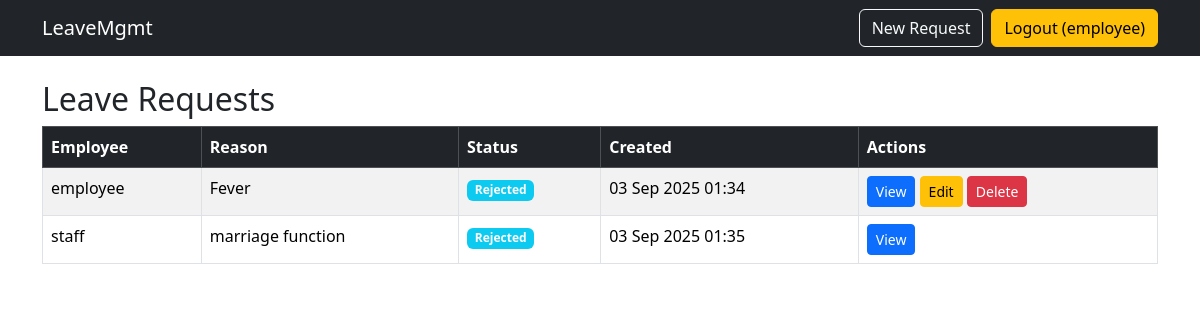
The page /leaves/leaves/ (signed in) on the database its author committed.
### leaves/models.py (models this page shows, shortened)
class LeaveRequest(models.Model):
    STATUS_CHOICES = [
        ("pending", "Pending"),
        ("approved", "Approved"),
        ("rejected", "Rejected"),
    ]
    employee = models.ForeignKey(User, on_delete=models.CASCADE)
    reason = models.TextField()
    status = models.CharField(max_length=10, choices=STATUS_CHOICES, default="pending")
    created_at = models.DateTimeField(auto_now_add=True)  # auto set when created
    updated_at = models.DateTimeField(auto_now=True)      # auto set when updated

### leaves/views.py (the view)
# urls.py: path("leaves/", views.leave_list, name="leave-list"),
@login_required
def leave_list(request):
    leaves = LeaveRequest.objects.all()
    return render(request, "leaves/leave_list.html", {"leaves": leaves})

### templates/leaves/leave_list.html
{% extends "base.html" %}
{% block content %}
<h2>Leave Requests</h2>
<table class="table table-striped table-bordered">
  <thead class="table-dark">
    <tr>
      <th>Employee</th>
      <th>Reason</th>
      <th>Status</th>
      <th>Created</th>
      <th>Actions</th>
    </tr>
  </thead>
  <tbody>
    {% for leave in leaves %}
      <tr>
        <td>{{ leave.employee.username }}</td>
        <td>{{ leave.reason|truncatechars:40 }}</td>
        <td><span class="badge bg-info">{{ leave.status }}</span></td>
        <td>{{ leave.created_at|date:"d M Y H:i" }}</td>
        <td>
          <a href="{% url 'leave-detail' leave.pk %}" class="btn btn-sm btn-primary">View</a>
          {% if user == leave.employee or user.is_superuser %}
            <a href="{% url 'leave-update' leave.pk %}" class="btn btn-sm btn-warning">Edit</a>
            <a href="{% url 'leave-delete' leave.pk %}" class="btn btn-sm btn-danger">Delete</a>
          {% endif %}
        </td>
      </tr>
    {% empty %}
      <tr><td colspan="5" class="text-center">No leave requests found.</td></tr>
    {% endfor %}
  </tbody>
</table>
{% endblock %}

### templates/base.html (shortened to what this page needs)
<!doctype html>
<html lang="en">
<head>
  <link href="https://cdn.jsdelivr.net/npm/bootstrap@5.3.3/dist/css/bootstrap.min.css" rel="stylesheet">
</head>
<body>
<nav class="navbar navbar-expand-lg navbar-dark bg-dark mb-4">
  <div class="container">
    <a class="navbar-brand" href="{% url 'leave-list' %}">LeaveMgmt</a>
    <div class="d-flex">
      {% if user.is_authenticated %}
        <a class="btn btn-outline-light me-2" href="{% url 'leave-create' %}">New Request</a>
        <form action="{% url 'logout' %}" method="post">{% csrf_token %}
          <button class="btn btn-warning">Logout ({{ user.username }})</button>
        </form>
      {% else %}
        <a class="btn btn-success" href="{% url 'login' %}">Login</a>
      {% endif %}
    </div>
  </div>
</nav>
<div class="container">
  {% block content %}{% endblock %}
</div>
</body>
</html>

### rows shown on the page
LeaveRequest: employee.username "employee", reason "Fever", status "Rejected", created_at "03 Sep 2025 01:34", shows "Edit"
LeaveRequest: employee.username "staff", reason "marriage function", status "Rejected", created_at "03 Sep 2025 01:35"

### other values the page prints
{{ user.username }} "employee"
